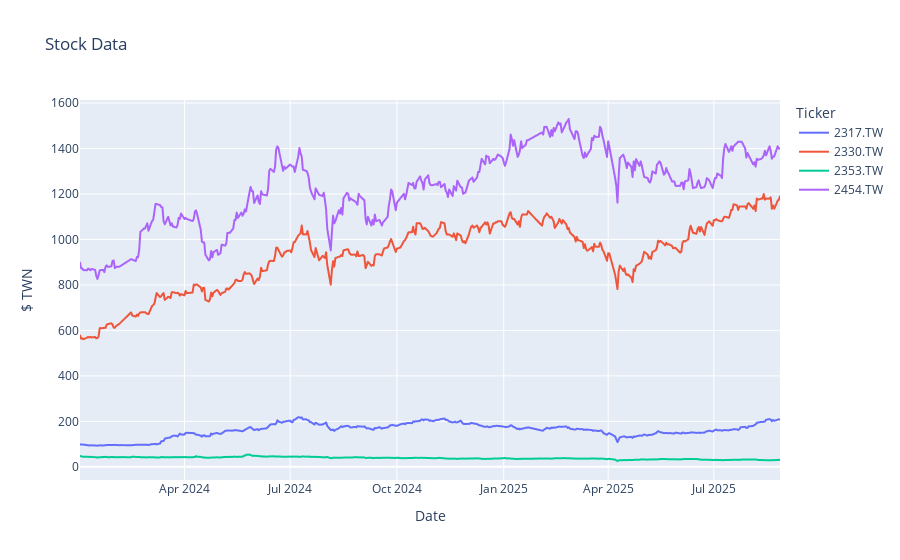

Notebook code cell kept with this figure:
### Code cell
# Visualization of stock data
import plotly.express as px
fig = px.line(df,
        title='Stock Data',
        labels={'value':'$ TWN',
        'variable':'Ticker'})
fig.show()

# Summary of stock data
df.info()

### Figure 1 — Plotly figure (JSON) as saved in the notebook; plotly's stock layout.template omitted (floating-point values rounded to 4 significant figures; data arrays with more than 128 entries replaced by an {"elided": "..."} marker saying what was removed)
{"data": [{"hovertemplate": "Ticker=2317.TW<br>Date=%{x}<br>$ TWN=%{y}<extra></extra>", "legendgroup": "2317.TW", "line": {"color": "#636efa", "dash": "solid"}, "marker": {"symbol": "circle"}, "mode": "lines", "name": "2317.TW", "showlegend": true, "type": "scattergl", "x": {"elided": "399 str values"}, "xaxis": "x", "y": {"elided": "399 float values"}, "yaxis": "y"}, {"hovertemplate": "Ticker=2330.TW<br>Date=%{x}<br>$ TWN=%{y}<extra></extra>", "legendgroup": "2330.TW", "line": {"color": "#EF553B", "dash": "solid"}, "marker": {"symbol": "circle"}, "mode": "lines", "name": "2330.TW", "showlegend": true, "type": "scattergl", "x": {"elided": "399 str values"}, "xaxis": "x", "y": {"elided": "399 float values"}, "yaxis": "y"}, {"hovertemplate": "Ticker=2353.TW<br>Date=%{x}<br>$ TWN=%{y}<extra></extra>", "legendgroup": "2353.TW", "line": {"color": "#00cc96", "dash": "solid"}, "marker": {"symbol": "circle"}, "mode": "lines", "name": "2353.TW", "showlegend": true, "type": "scattergl", "x": {"elided": "399 str values"}, "xaxis": "x", "y": {"elided": "399 float values"}, "yaxis": "y"}, {"hovertemplate": "Ticker=2454.TW<br>Date=%{x}<br>$ TWN=%{y}<extra></extra>", "legendgroup": "2454.TW", "line": {"color": "#ab63fa", "dash": "solid"}, "marker": {"symbol": "circle"}, "mode": "lines", "name": "2454.TW", "showlegend": true, "type": "scattergl", "x": {"elided": "399 str values"}, "xaxis": "x", "y": {"elided": "399 float values"}, "yaxis": "y"}], "layout": {"legend": {"title": {"text": "Ticker"}, "tracegroupgap": 0}, "title": {"text": "Stock Data"}, "xaxis": {"anchor": "y", "domain": [0, 1], "title": {"text": "Date"}}, "yaxis": {"anchor": "x", "domain": [0, 1], "title": {"text": "$ TWN"}}}}
